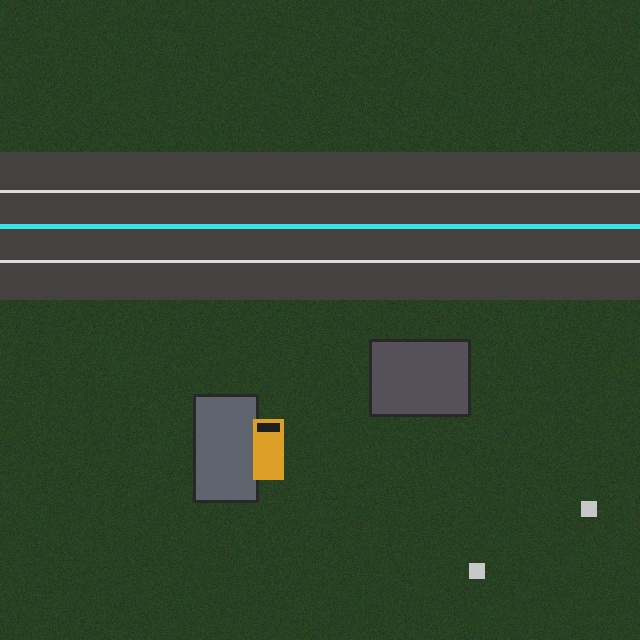
#> input picture data/.temp_ref/VisDrone2019-DET-train/images/0000002.jpg, 640 x 640 px
$ python -i environmental.py   (imports and definitions only)   (older library calls are emulated)
#> lines starting #> are read from the running program, lines starting #| are printed output that depends on the picture
import os
import cv2
import numpy as np
from typing import Dict, Any, List, Optional
from pydantic import BaseModel

class EnvironmentalShiftMetrics(BaseModel):
    # 1. Terrain metrics
    terrain_texture_contrast: float
    terrain_color_hist_energy: float

    # 2. Illumination metrics
    mean_brightness: float # 0 to 255
    contrast_std: float
    hsv_value_mean: float
    low_light_ratio: float
    overexposure_ratio: float

    # 3. Sensor metrics
    noise_floor_std: float
    blur_laplacian_variance: float
    psnr_estimate: float

    # 4. Season / Acquisition metrics
    hue_mean: float
    saturation_mean: float
    green_vegetation_index: float # ExG = 2G - R - B

class EnvironmentalFeatureExtractor:
    """Extracts environmental domain metrics (Terrain, Illumination, Sensor, Season) from images."""

    @staticmethod
    def extract_metrics(image_path: str) -> Optional[EnvironmentalShiftMetrics]:
        if not os.path.exists(image_path):
            return None
        img = cv2.imread(image_path)
#> img is the input picture: shape (640, 640, 3); mean B, G, R 46.5, 68.6, 50.1
        if img is None:
            return None

        h, w, c = img.shape
#> h = 640; w = 640; c = 3
        img_resized = cv2.resize(img, (128, 128))

        # Color channels B, G, R
        b, g, r = img_resized[:, :, 0].astype(float), img_resized[:, :, 1].astype(float), img_resized[:, :, 2].astype(float)
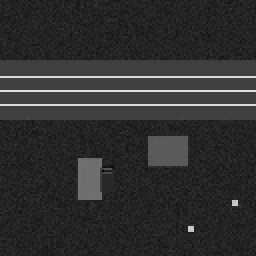
#> b: shape (128, 128) float64 (shown 2 times larger); min 0, max 225, mean 47.6

        # HSV representation
        hsv = cv2.cvtColor(img_resized, cv2.COLOR_BGR2HSV)
#> hsv: shape (128, 128, 3); mean H, S, V 48.7, 93.2, 71
        h_channel, s_channel, v_channel = hsv[:, :, 0], hsv[:, :, 1], hsv[:, :, 2]
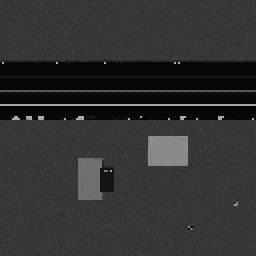
#> h_channel: shape (128, 128) (shown 2 times larger); min 0, max 173, mean 48.7
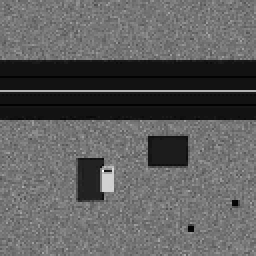
#> s_channel: shape (128, 128) (shown 2 times larger); min 0, max 255, mean 93.2

        # 1. Terrain Metrics (Texture GLCM proxy & Color histogram energy)
        gray = cv2.cvtColor(img_resized, cv2.COLOR_BGR2GRAY)
        gx = cv2.Sobel(gray, cv2.CV_64F, 1, 0, ksize=3)
        gy = cv2.Sobel(gray, cv2.CV_64F, 0, 1, ksize=3)
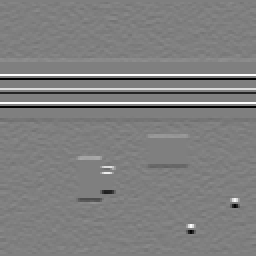
#> gy: shape (128, 128) float64 (shown 2 times larger); min -616, max 616, mean 0; drawn with min black and max white
        texture_contrast = float(np.mean(np.sqrt(gx**2 + gy**2)))
#> texture_contrast = 48.02

        hist = cv2.calcHist([img_resized], [0, 1, 2], None, [4, 4, 4], [0, 256, 0, 256, 0, 256])
        hist_norm = hist.flatten() / (hist.sum() + 1e-7)
#> hist_norm = 64 values, max 0.413 at index 4, min 0 at index 2, mean 0.0156
        hist_energy = float(np.sum(hist_norm**2))
#> hist_energy = 0.32

        # 2. Illumination Metrics
        mean_brightness = float(np.mean(v_channel))
#> mean_brightness = 71.04
        contrast_std = float(np.std(v_channel))
#> contrast_std = 26.95
        low_light = float(np.mean(v_channel < 40))
#> low_light = 0.000427
        overexp = float(np.mean(v_channel > 220))
#> overexp = 0.0237

        # 3. Sensor Metrics (Noise estimate & Laplacian blur)
        # Fast noise variance estimation using median blur difference
        blur_med = cv2.medianBlur(gray, 3)
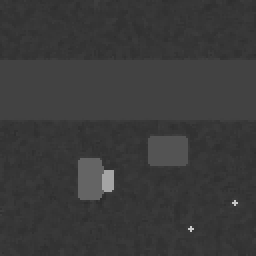
#> blur_med: shape (128, 128) (shown 2 times larger); min 42, max 200, mean 58.4
        noise = gray.astype(float) - blur_med.astype(float)
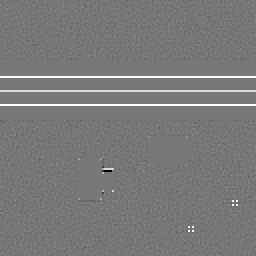
#> noise: shape (128, 128) float64 (shown 2 times larger); min -135, max 154, mean 3.3; drawn with min black and max white
        noise_floor = float(np.std(noise))
#> noise_floor = 22.25

        lap_var = float(cv2.Laplacian(gray, cv2.CV_64F).var())
#> lap_var = 3393.8
        psnr_est = float(20 * np.log10(255.0 / (noise_floor + 1e-5)))
#> psnr_est = 21.18

        # 4. Season / Acquisition Metrics
        hue_mean = float(np.mean(h_channel))
#> hue_mean = 48.72
        sat_mean = float(np.mean(s_channel))
#> sat_mean = 93.23

        # Excess Green Index (ExG = 2G - R - B) for vegetation/seasonal canopy change
        exg = (2.0 * g - r - b)
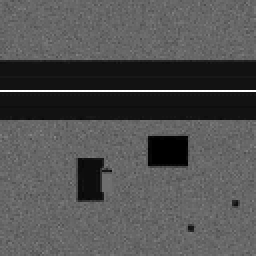
#> exg: shape (128, 128) float64 (shown 2 times larger); min -16, max 159, mean 40.2; drawn with min black and max white
        exg_mean = float(np.mean(exg))
#> exg_mean = 40.24

#> (the run stopped early here; a loop or call above may not have finished)

$ run again, on data/.temp_ref/VisDrone2019-DET-train/images/0000003.jpg
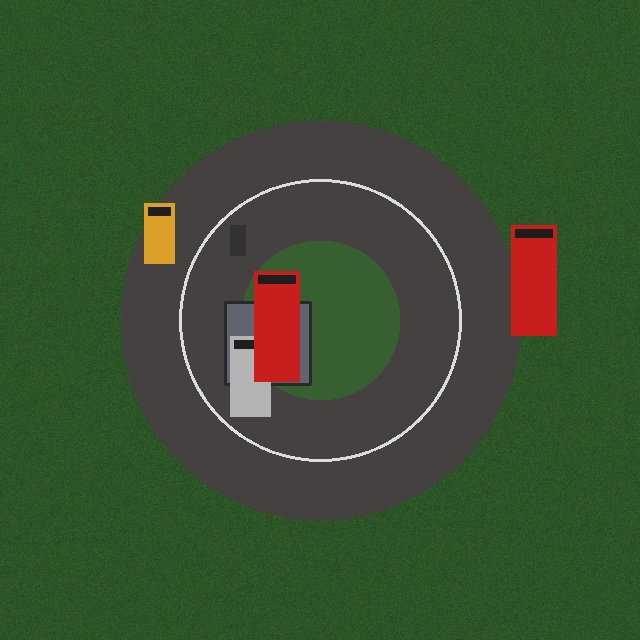
#> input picture data/.temp_ref/VisDrone2019-DET-train/images/0000003.jpg, 640 x 640 px
#> in extract_metrics, img is the input picture: shape (640, 640, 3); mean B, G, R 47.7, 80.6, 57.1
#> hsv: shape (128, 128, 3); mean H, S, V 46, 107.5, 85.6
#> texture_contrast = 31.32
#> hist_norm = 64 values, max 0.716 at index 4, min 0 at index 6, mean 0.0156
#> hist_energy = 0.561
#> mean_brightness = 85.56
#> contrast_std = 24.85
#> low_light = 0.00208
#> overexp = 0.00433
#> in extract_metrics, `noise = gray.astype(float) - blur_med.astype(float)`:
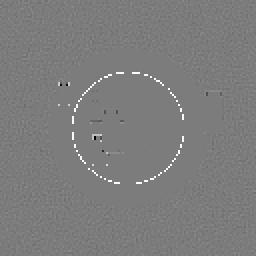
#> noise: shape (128, 128) float64 (shown 2 times larger); min -150, max 158, mean 1; drawn with min black and max white
#> noise_floor = 13.12
#> lap_var = 2776.1
#> psnr_est = 25.77
#> hue_mean = 46.02
#> sat_mean = 107.5
#> in extract_metrics, `exg = (2.0 * g - r - b)`:
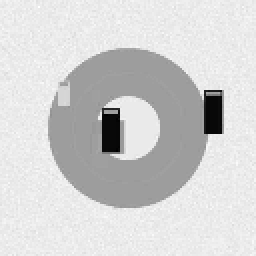
#> exg: shape (128, 128) float64 (shown 2 times larger); min -180, max 107, mean 56.4; drawn with min black and max white
#> exg_mean = 56.42

$ run again, on data/.temp_ref/VisDrone2019-DET-train/images/0000004.jpg
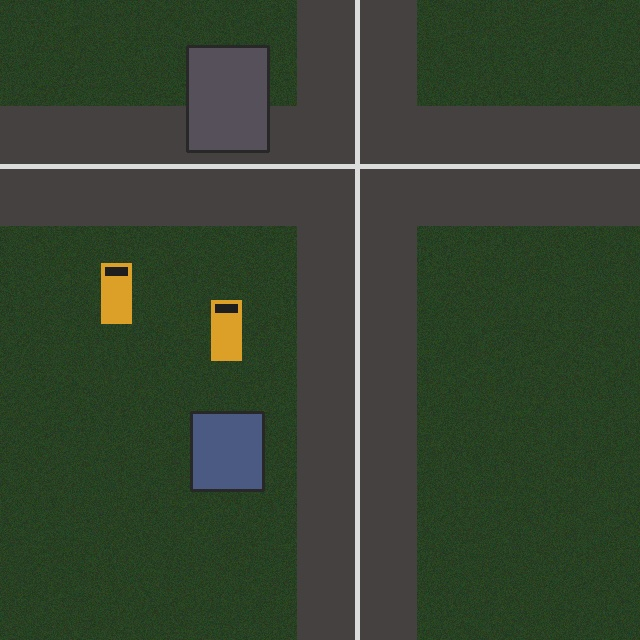
#> input picture data/.temp_ref/VisDrone2019-DET-train/images/0000004.jpg, 640 x 640 px
#> in extract_metrics, img is the input picture: shape (640, 640, 3); mean B, G, R 49.1, 68.3, 54.4
#> hsv: shape (128, 128, 3); mean H, S, V 42.1, 83.9, 70.6
#> texture_contrast = 40.89
#> hist_norm = 64 values, max 0.358 at index 4, min 0 at index 2, mean 0.0156
#> hist_energy = 0.305
#> mean_brightness = 70.57
#> contrast_std = 24.7
#> low_light = 0.000671
#> overexp = 0.000977
#> in extract_metrics, `noise = gray.astype(float) - blur_med.astype(float)`:
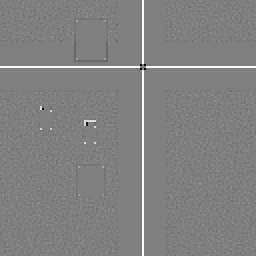
#> noise: shape (128, 128) float64 (shown 2 times larger); min -154, max 154, mean 2.2; drawn with min black and max white
#> noise_floor = 19.89
#> lap_var = 2764.6
#> psnr_est = 22.16
#> hue_mean = 42.14
#> sat_mean = 83.88
#> in extract_metrics, `exg = (2.0 * g - r - b)`:
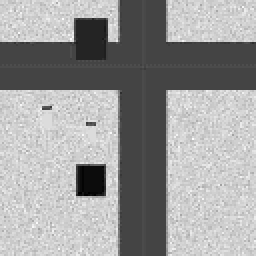
#> exg: shape (128, 128) float64 (shown 2 times larger); min -31, max 74, mean 33.2; drawn with min black and max white
#> exg_mean = 33.2

$ run again, on data/.temp_ref/VisDrone2019-DET-train/images/0000008.jpg
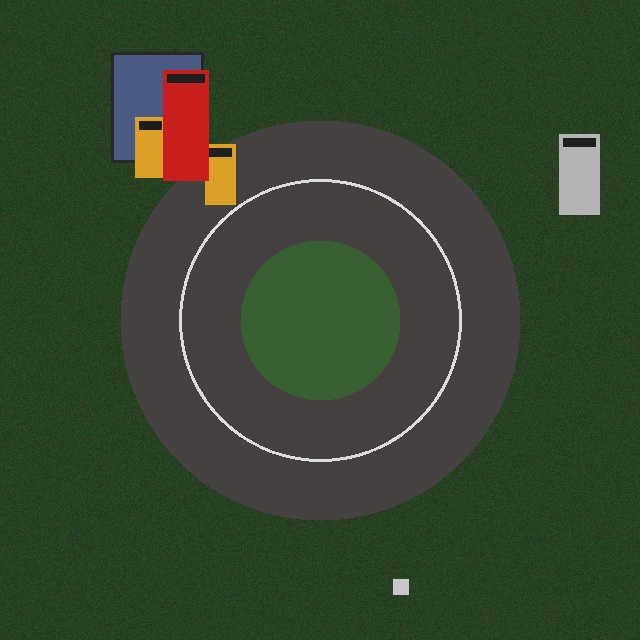
#> input picture data/.temp_ref/VisDrone2019-DET-train/images/0000008.jpg, 640 x 640 px
#> in extract_metrics, img is the input picture: shape (640, 640, 3); mean B, G, R 46.1, 68.5, 53.4
#> hsv: shape (128, 128, 3); mean H, S, V 45.1, 93.6, 72.3
#> texture_contrast = 33.82
#> hist_norm = 64 values, max 0.423 at index 4, min 0 at index 6, mean 0.0156
#> hist_energy = 0.313
#> mean_brightness = 72.28
#> contrast_std = 26.55
#> low_light = 0.00165
#> overexp = 0.00494
#> noise_floor = 13.99
#> lap_var = 3011.4
#> psnr_est = 25.21
#> hue_mean = 45.15
#> sat_mean = 93.58
#> in extract_metrics, `exg = (2.0 * g - r - b)`:
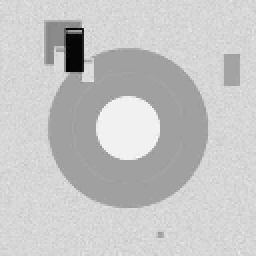
#> exg: shape (128, 128) float64 (shown 2 times larger); min -177, max 99, mean 37.6; drawn with min black and max white
#> exg_mean = 37.55
